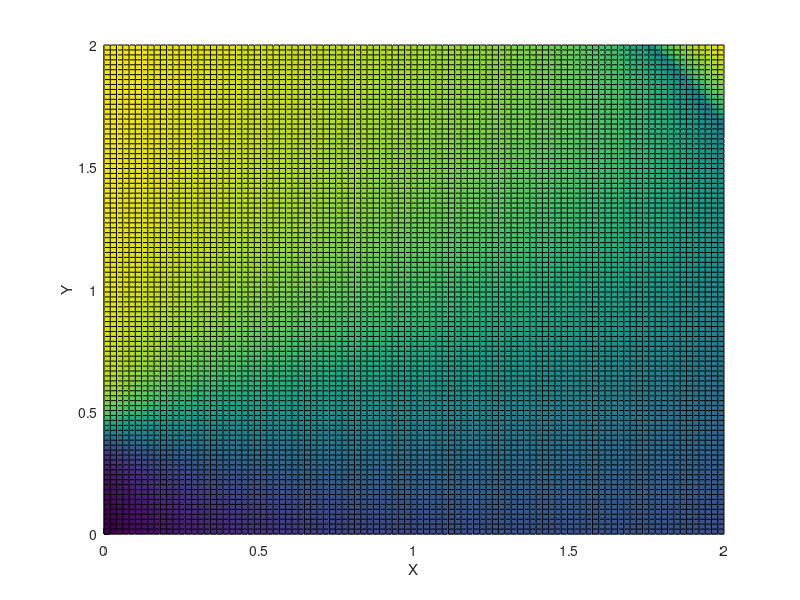
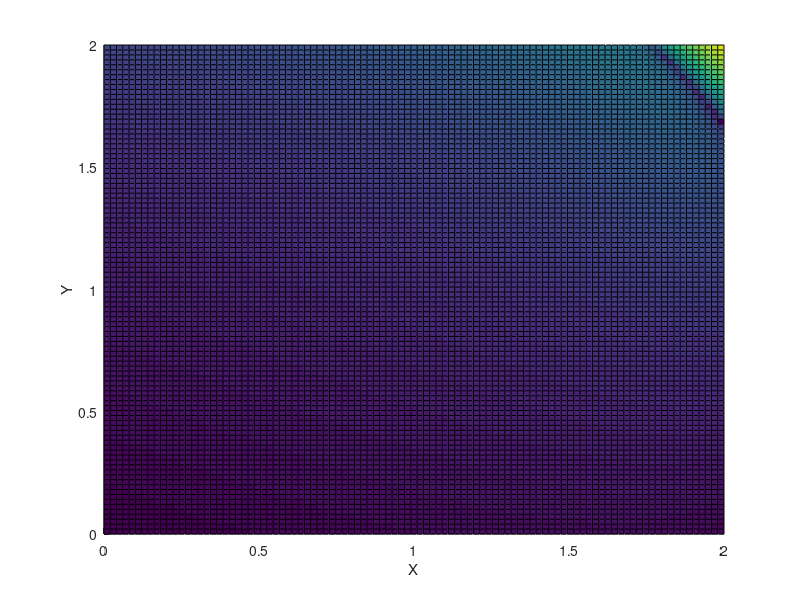
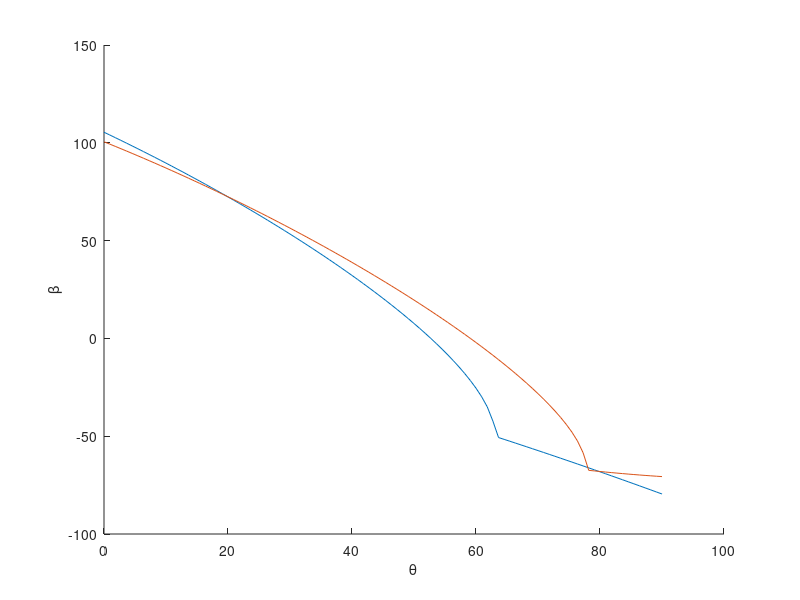

Write MATLAB code to recreate these figures, in order.
% Figuring out when the function to find beta angle becomes undefined

x = linspace(0, 2, 100);
y = linspace(0, 2, 100);
[x_2, y_2] = meshgrid(x, y);
m_1 = -0.153543;
m_2 = 0.405512;
d = 3.052717;
l = 0.568898;

a = (4*l*m_1 - 4*l*x_2).^2;
b = d^2 - l^2 + 2*l*m_2 - 2*l*y_2 - m_1^2 + 2*m_1*x_2 - m_2^2 + 2*m_2*y_2 - x_2.^2 - y_2.^2;
c = d^2 - l^2 - 2*l*m_2 + 2*l*y_2 - m_1^2 + 2*m_1*x_2 - m_2^2 + 2*m_2*y_2 - x_2.^2 - y_2.^2;
top = sqrt(a - 4.*b.*c) - 2*l*m_1 + 2*l.*x_2; 
bottom = d^2 - l^2 + 2*l*m_2 - 2*l*y_2 - m_1^2 + 2*m_1*x_2 - m_2^2 + 2*m_2*y_2 - x_2.^2 - y_2.^2;
beta = 2*(atan(0.5*top./bottom));

top = sqrt(abs(a - 4.*b.*c)) - 2*l*m_1 + 2*l.*x_2; 
bottom = d^2 - l^2 + 2*l*m_2 - 2*l*y_2 - m_1^2 + 2*m_1*x_2 - m_2^2 + 2*m_2*y_2 - x_2.^2 - y_2.^2;
abs_beta = 2*(atan(0.5*top./bottom));

real_beta = real(beta);
pos_beta = abs(real_beta);
deg_beta = real_beta * 180/3.1415;

figure;
hold on
surf(x_2, y_2, real_beta)
xlabel('X')
ylabel('Y')
zlabel('Z')

figure(2);
hold on
surf(x_2, y_2, abs_beta)
xlabel('X')
ylabel('Y')
zlabel('Z')

%% fin1 beta
%graphing beta over the feasible range that x1, y1 can be at

f = 2.15178; % fin length
d = 3.052717; % steering length
l = 0.56; %servo arm length
r = 0.483608; %rudder length

m_1 = 0.437008;
m_2 = 0.405512;

theta = linspace(0, 3.1415/2, 100); %all trig in radians

x_1 = f*sin(theta);
y_1 = -f*cos(theta);

% calculate beta for alpha to stay at 0 throughout cycle
alpha = 0/180*3.1415;
x_2 = r*sin(theta + alpha) + x_1;
y_2 = -r*cos(theta + alpha) + y_1;
% x_2 = (l + f) * sin(theta);
% y_2 = -(l + f) * cos(theta);

a = (4*l*x_2 - 4*l*m_1).^2;
b = d^2 - l^2 + 2*l*m_2 - 2*l*y_2 - m_1^2 + 2*m_1*x_2 - m_2^2 + 2*m_2*y_2 - x_2.^2 - y_2.^2;
c = d^2 - l^2 - 2*l*m_2 + 2*l*y_2 - m_1^2 + 2*m_1*x_2 - m_2^2 + 2*m_2*y_2 - x_2.^2 - y_2.^2;
top = 0.5*sqrt(a - 4.*b.*c) + 2*l*m_1 - 2*l.*x_2; 
bottom = d^2 - l^2 + 2*l*m_2 - 2*l*y_2 - m_1^2 + 2*m_1*x_2 - m_2^2 + 2*m_2*y_2 - x_2.^2 - y_2.^2;
beta = 2*(atan(top./bottom));

deg_beta = beta * 180 / 3.1415;

figure(3);
hold on
plot(theta*180/3.1415, deg_beta)
xlabel('\theta')
ylabel('\beta')

%% fin2 beta
%graphing beta over the feasible range that x1, y1 can be at

f = 2.15178; % fin length
d = 3.052717; % steering length
l = 0.56; %servo arm length
r = 0.483608; %rudder length

m_1 = -0.276079;
m_2 = 0.405512;

theta = linspace(0, 3.1415/2, 100); %all trig in radians

x_1 = -f*sin(theta);
y_1 = -f*cos(theta);

% calculate beta for alpha to stay at 0 throughout cycle
x_2 = -r* sin(theta + alpha) + x_1;
y_2 = -r * cos(theta + alpha) + y_1; 
% x_2 = (l + f) * sin(theta);
% y_2 = -(l + f) * cos(theta);

a = (4*l*m_1 - 4*l*x_2).^2;
b = d^2 - l^2 + 2*l*m_2 - 2*l*y_2 - m_1^2 + 2*m_1*x_2 - m_2^2 + 2*m_2*y_2 - x_2.^2 - y_2.^2;
c = d^2 - l^2 - 2*l*m_2 + 2*l*y_2 - m_1^2 + 2*m_1*x_2 - m_2^2 + 2*m_2*y_2 - x_2.^2 - y_2.^2;
top = real(0.5*sqrt(a - 4.*b.*c)) - 2*l*m_1 + 2*l.*x_2; 
bottom = d^2 - l^2 + 2*l*m_2 - 2*l*y_2 - m_1^2 + 2*m_1*x_2 - m_2^2 + 2*m_2*y_2 - x_2.^2 - y_2.^2;
beta = 2*(atan(top./bottom));

deg_beta = beta * 180 / 3.1415;

figure(3);
hold on
plot(theta*180/3.1415, deg_beta)
xlabel('\theta')
ylabel('\beta')

